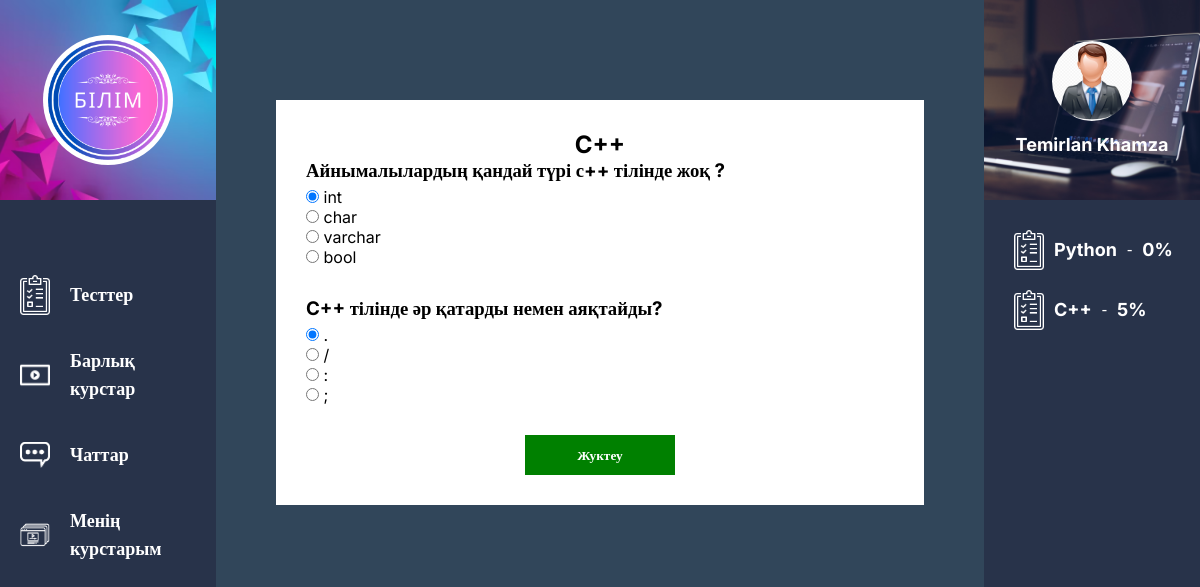
The page /course/2/theme/1/test (signed in) on the database its author committed.
### online_courses/models.py (models this page shows, shortened)
class CourseGeneral(models.Model):
    author = models.ForeignKey(settings.AUTH_USER_MODEL, on_delete=models.CASCADE)
    title = models.CharField(max_length=30)
    info = models.TextField()
    created_date = models.DateTimeField(default=timezone.now)
    published_date = models.DateTimeField(blank=True, null=True)
    course_icon = models.ImageField(upload_to='media/', blank=True ,default='qwert',null=True)
    class Meta:
        verbose_name = "Курс туралы толық ақпарат"
        verbose_name_plural = "Курстар туралы толық ақпарат"

class CourseTests(models.Model):
    course_pk=models.ForeignKey(CourseSubject,on_delete=models.CASCADE)
    test_question=models.TextField()
    test_option1=models.CharField(max_length=30)
    test_option2=models.CharField(max_length=30)
    test_option3=models.CharField(max_length=30)
    test_option4=models.CharField(max_length=30)
    test_answer=models.CharField(max_length=30)
    class Meta:
        verbose_name = "Тест"
        verbose_name_plural = "Тесттер"

class AllUserInfo(models.Model):
    user_pk = models.ForeignKey(settings.AUTH_USER_MODEL,on_delete=models.CASCADE)
    first_name=models.CharField(max_length=50)
    last_name=models.CharField(max_length=50)
    city=models.CharField(max_length=20,default='None')
    email=models.EmailField()
    phone=models.CharField(max_length=20,default='None')
    user_icon=models.ImageField(upload_to='icons/')
    user_type=models.CharField(max_length=30, default='student')
    def isUserTeacher(self):
        if(self.user_type == 'student'):
            return False
        else:
            return True
    class Meta:
        verbose_name = "Қолданушы туралы толық ақпарат"
        verbose_name_plural = "Қолданушылар туралы толық ақпарат"

class UserCourseSubscribe(models.Model):
    user_pk=models.ForeignKey(settings.AUTH_USER_MODEL,on_delete=models.CASCADE)
    course_pk=models.ForeignKey(CourseGeneral,on_delete=models.CASCADE)
    grades=models.IntegerField(default=0)
    class Meta:
        verbose_name = "Курсқа жазылым"
        verbose_name_plural = "Курстарға жазылым"

### online_courses/views.py (the view, shortened to what this page needs)
# urls.py: path('course/<int:pk>/theme/<int:thempk>/test', views.course_test, name='course_test'),
def course_test(request,pk,thempk):
    all_themes=CourseSubject.objects.filter(course_pk=pk)
    course=get_object_or_404(CourseGeneral,pk=pk)
    first_theme=CourseSubject.objects.get(pk=thempk)
    mycourses=UserCourseSubscribe.objects.filter(user_pk=request.user)
    userInfo=get_object_or_404( AllUserInfo,user_pk=request.user)
    alltests=CourseTests.objects.filter(course_pk=thempk)
    return render(request ,'online_courses/open-test.html',{'all_themes':all_themes,'course':course,'them':first_theme,'alltests':alltests , "mycourses":mycourses,'userInfo':userInfo})

### online_courses/templates/online_courses/open-test.html (shortened to what this page needs)
{% extends 'online_courses/main.html' %}
{% load static %}
{% block content %}
<head>
     <link rel="stylesheet" href="{% static 'assets/css/open-test.css' %} ">
</head>
        <div class="main-content">
            <form class="open-test" method='post'>
                <h3>{{ course.title }}</h3>
                {% for q  in alltests%}
                <div class="open-test__item">
                    <h3>{{ q.test_question }} </h3>
                    <div>
                        <input type="radio" name="{{q.test_question}}" id="test_option1" value="{{q.test_option1}}" checked>
                        <label class="form-check-label" for="test_option1">
                            {{q.test_option1}}
                        </label>
                    </div>
                    <div>
                        <input type="radio" name="{{q.test_question}}" id='test_option2' value="{{q.test_option2}}">
                         <label class="form-check-label" for="test_option2">
                            {{q.test_option2}}
                        </label>
                    </div>
                    <div>
                        <input type="radio" name="{{q.test_question}}" id='test_option3' value="{{q.test_option3}}">
                        <label class="form-check-label" for="test_option3">
                            {{q.test_option3}}
                        </label>
                    </div>
                    <div>
                        <input type="radio" name="{{q.test_question}}" id='test_option4'    value="{{q.test_option4}}">
                        <label class="form-check-label" for="test_option4">
                            {{q.test_option4}}
                        </label>
                    </div>
                </div>
                {% endfor %}
                <button type="submit">Жуктеу</button>
            </form>
        </div>
        {% endblock %}

### online_courses/templates/online_courses/main.html (shortened to what this page needs)
{% load static %}
<!DOCTYPE html>
<html lang="en">
<head>
    <link rel="stylesheet" href="{% static  'assets/css/main.css' %}">
    <link rel="stylesheet" href="{% static  'assets/css/all-courses.css' %}">
</head>
<body>
    <main class="main">
        <div class="sidebar-left">
            <div class="sidebar-logo">
                <a href="{% url 'all_courses' %}">
                    <img src="{% static  'assets/img/ілім.png' %}" alt="">
                </a>
            </div>
            <div class="sidebar-left__item">
                <a href="{% url 'all_tests' %}">
                    <img src="{% static  'assets/icon/s1.png' %}" alt="">
                    <span>Тесттер</span>
                </a>
                <a href="{% url 'all_courses'%}">
                    <img src="{% static  'assets/icon/video.png' %}" alt="">
                    <span>Барлық курстар</span>
                </a>
                <a href="{% url 'all_chats' %}">
                    <img src="{% static  'assets/icon/chat.png' %}" alt="">
                    <span>Чаттар</span>
                </a>
                {% if userInfo %}
                {% if userInfo.isUserTeacher %}
                <a href="{% url 'teacher_courses' %}">
                    <img src="{% static  'assets/icon/persons.png' %}" alt="">
                    <span>Менің курстарым</span>
                </a>
                {% endif %}
                {% endif %}
            </div>
        </div>
        {% block content %}
        {% endblock %}
        <div class="sidebar-right">
            <div class="sidebar-right__user">
                {% if userInfo %}
                <a href="{% url 'user_profile' %}">
                    {% if userInfo.user_icon %}
                        <img style="border-radius: 50%;" src="{{ userInfo.user_icon.url }}" alt="">
                    {% else %}
                        <img style="border-radius: 50%;" src="{% static  'assets/icon/avatar.png' %}" alt="">
                    {% endif%}
                    <h3>{{ userInfo.first_name }}  {{userInfo.last_name}}  </h3>
                </a>
                {% else %}
                <a href="{% url 'login' %}">
                    <img style="border-radius: 50%;" src="{% static  'assets/icon/avatar.png' %}" alt="">
                    <h3>log in</h3>
                </a>
                {% endif %}
            </div>
            <div class="sidebar-right__stats">
                {% for mycourse in mycourses %}
                <a href="#">
                    <img src="{% static  'assets/icon/s1.png' %}" alt="">
                    <span class="sidebar-right__stats-name">
                        {{ mycourse.course_pk.title }}
                    </span> -
                    <div class="sidebar-right__stats-rating">
                        {{ mycourse.grades}}%
                    </div>
                </a>
                {% endfor %}
            </div>
        </div>
    </main>
</body>
</html>

### online_courses/static/assets/css/main.css (style rules this page uses)
* { padding: 0; margin: 0; text-decoration: none; box-sizing: border-box; }
body { background: #31465a; padding-bottom: 100px; }
.main { display: flex; }
.sidebar-left, .sidebar-right { height: 100vh; width: 18%; }
.sidebar-left { position: fixed; left: 0; top: 0; }
.sidebar-right { position: fixed; right: 0; top: 0; }
.main-content { width: 54%; margin: auto; margin-top: 100px; }
.sidebar-left, .sidebar-right { background: rgb(40, 51, 74); }
.sidebar-logo { display: flex; justify-content: center; align-items: center; height: 200px; width: 100%; background: url(../img/sidebar-logo_back.avif); background-size: cover; background-position: center; }
.sidebar-logo a { display: block; width: 130px; height: 130px; padding: 5px; background-color: #fff; border-radius: 50%; }
.sidebar-logo img { width: 100%; height: 100%; }
.sidebar-left__item img { width: 30px; }
.sidebar-left__item { margin-top: 50px; padding: 20px; }
.sidebar-left__item span { font-family: 'Inter'; font-weight: bold; font-size: 18px; line-height: 28px; color: #fff; }
.sidebar-left__item a { display: flex; align-items: center; gap: 20px; height: 50px; transition: .5s; margin-bottom: 30px; }
.sidebar-right__user { height: 200px; background: url(../img/sidebar-right.jpg); background-size: cover; background-position: center; width: 100%; display: flex; align-items: center; justify-content: center; }
.sidebar-right__user img { width: 80px; height: 80px; display: block; margin: auto; }
.sidebar-right__user h3 { font-family: 'Inter'; font-size: 18px; line-height: 28px; color: #fff; font-weight: bold; text-align: center; margin-top: 10px; }
.sidebar-right__stats { padding: 30px; }
.sidebar-right__stats img { width: 30px; }
.sidebar-right__stats-name { font-family: 'Inter'; font-weight: 700; font-size: 18px; line-height: 28px; color: #fff; }
.sidebar-right__stats-rating { font-family: 'Inter'; font-weight: 700; font-size: 18px; line-height: 28px; color: #fff; }
.sidebar-right__stats a { color: #fff; display: flex; align-items: center; gap: 10px; margin-bottom: 20px; }
.sidebar-left, .sidebar-right { transition: 1s; }

### online_courses/static/assets/css/open-test.css (style rules this page uses)
.open-test { background: #fff; padding: 30px; font-family: 'Inter'; }
.open-test__item { margin-bottom: 30px; }
.open-test__item h3 { margin-bottom: 5px; }
.open-test > h3 { text-align: center; font-size: 24px; }
.open-test button { width: 150px; margin: auto; display: block; height: 40px; border: none; background: green; color: #fff; font-weight: bold; font-family: 'Inter'; }

### rows shown on the page
CourseGeneral: title "C++"
CourseTests: test_question "Айнымалылардың қандай түрі с++ тілінде жоқ ?", test_option1 "int", test_option2 "char", test_option3 "varchar", test_option4 "bool"
CourseTests: test_question "C++ тілінде әр қатарды немен аяқтайды?", test_option1 ".", test_option2 "/", test_option3 ":", test_option4 ";"
AllUserInfo: user_icon (picture), first_name "Temirlan", last_name "Khamza"
UserCourseSubscribe: course_pk "Python", grades "0"
UserCourseSubscribe: course_pk "C++", grades "5"
